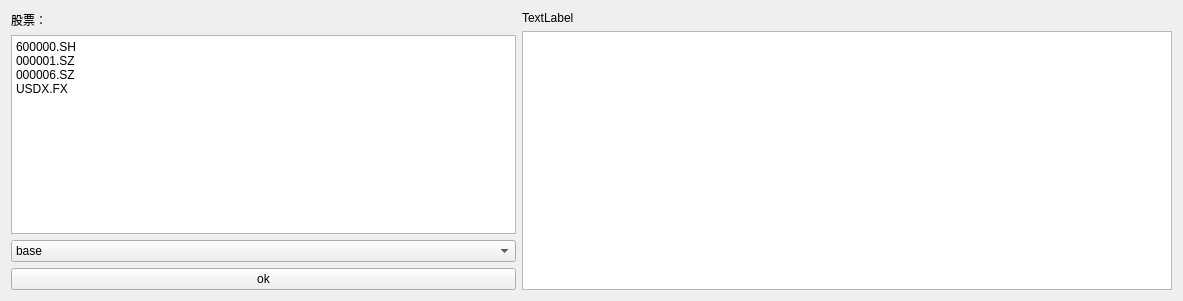
<?xml version="1.0" encoding="UTF-8"?>
<ui version="4.0">
 <class>Form</class>
 <widget class="QWidget" name="Form">
  <property name="geometry">
   <rect>
    <x>0</x>
    <y>0</y>
    <width>1183</width>
    <height>301</height>
   </rect>
  </property>
  <property name="windowTitle">
   <string>Form</string>
  </property>
  <layout class="QHBoxLayout" name="horizontalLayout">
   <item>
    <layout class="QVBoxLayout" name="verticalLayout">
     <item>
      <widget class="QLabel" name="label_1">
       <property name="text">
        <string>股票：</string>
       </property>
      </widget>
     </item>
     <item>
      <widget class="QTextEdit" name="textEdit">
       <property name="minimumSize">
        <size>
         <width>500</width>
         <height>0</height>
        </size>
       </property>
       <property name="maximumSize">
        <size>
         <width>530</width>
         <height>16777215</height>
        </size>
       </property>
       <property name="html">
        <string>&lt;!DOCTYPE HTML PUBLIC &quot;-//W3C//DTD HTML 4.0//EN&quot; &quot;http://www.w3.org/TR/REC-html40/strict.dtd&quot;&gt;
&lt;html&gt;&lt;head&gt;&lt;meta name=&quot;qrichtext&quot; content=&quot;1&quot; /&gt;&lt;style type=&quot;text/css&quot;&gt;
p, li { white-space: pre-wrap; }
&lt;/style&gt;&lt;/head&gt;&lt;body style=&quot; font-family:'SimSun'; font-size:9pt; font-weight:400; font-style:normal;&quot;&gt;
&lt;p style=&quot; margin-top:0px; margin-bottom:0px; margin-left:0px; margin-right:0px; -qt-block-indent:0; text-indent:0px;&quot;&gt;600000.SH&lt;/p&gt;
&lt;p style=&quot; margin-top:0px; margin-bottom:0px; margin-left:0px; margin-right:0px; -qt-block-indent:0; text-indent:0px;&quot;&gt;000001.SZ&lt;/p&gt;
&lt;p style=&quot; margin-top:0px; margin-bottom:0px; margin-left:0px; margin-right:0px; -qt-block-indent:0; text-indent:0px;&quot;&gt;000006.SZ&lt;/p&gt;
&lt;p style=&quot; margin-top:0px; margin-bottom:0px; margin-left:0px; margin-right:0px; -qt-block-indent:0; text-indent:0px;&quot;&gt;USDX.FX&lt;/p&gt;&lt;/body&gt;&lt;/html&gt;</string>
       </property>
      </widget>
     </item>
     <item>
      <widget class="QComboBox" name="comboBox">
       <item>
        <property name="text">
         <string>base</string>
        </property>
       </item>
       <item>
        <property name="text">
         <string>p1</string>
        </property>
       </item>
      </widget>
     </item>
     <item>
      <widget class="QPushButton" name="pushButton">
       <property name="text">
        <string>ok</string>
       </property>
      </widget>
     </item>
    </layout>
   </item>
   <item>
    <layout class="QVBoxLayout" name="verticalLayout_2">
     <item>
      <widget class="QLabel" name="label">
       <property name="text">
        <string>TextLabel</string>
       </property>
      </widget>
     </item>
     <item>
      <widget class="QTableView" name="tableView">
       <property name="minimumSize">
        <size>
         <width>650</width>
         <height>0</height>
        </size>
       </property>
      </widget>
     </item>
    </layout>
   </item>
  </layout>
 </widget>
 <resources/>
 <connections/>
</ui>
